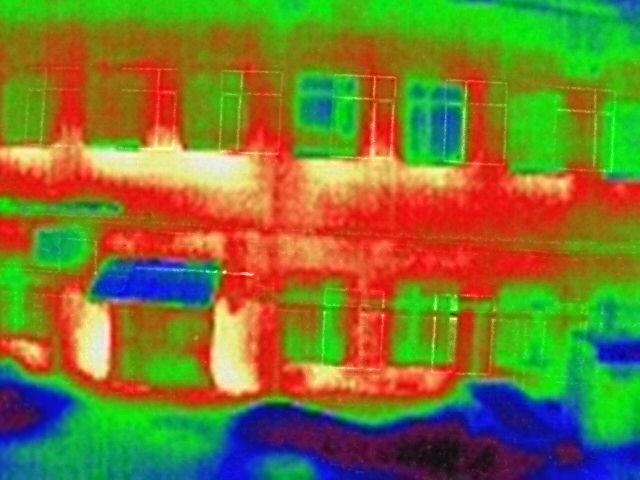
#> input picture 1.jpg, 640 x 480 px
$ python WarmthLoss.py
#> lines starting #> are read from the running program, lines starting #| are printed output that depends on the picture; after the words box and inside, x2 and y2 are one past the last pixel; in counts of white or black regions, pixels touching at a corner belong together
import cv2
import numpy as np
import matplotlib.pyplot as plt
from google.colab.patches import cv2_imshow

fig, ax = plt.subplots()
buff = np.zeros((480,1))
img = cv2.imread(str(1)+".jpg")
#> img is the input picture: shape (480, 640, 3); mean B, G, R 50.6, 119.3, 121.8
image = cv2.cvtColor(img, cv2.COLOR_BGR2RGB)
gray = cv2.cvtColor(image, cv2.COLOR_RGB2GRAY)
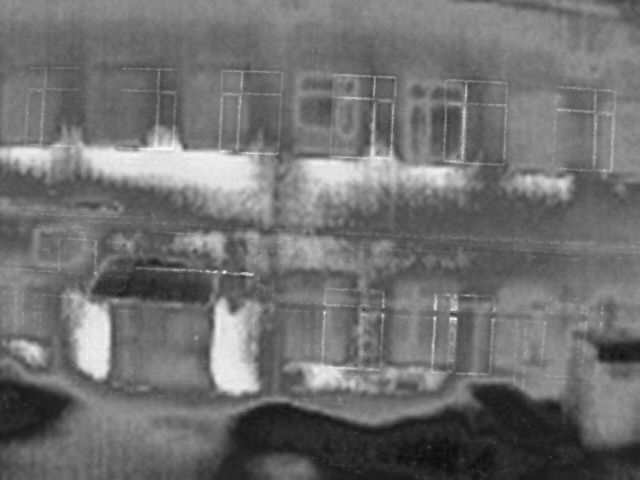
#> gray: shape (480, 640); min 11, max 247, mean 112.2
_,  img_bin = cv2.threshold(gray, 200, 255, cv2.THRESH_BINARY_INV)
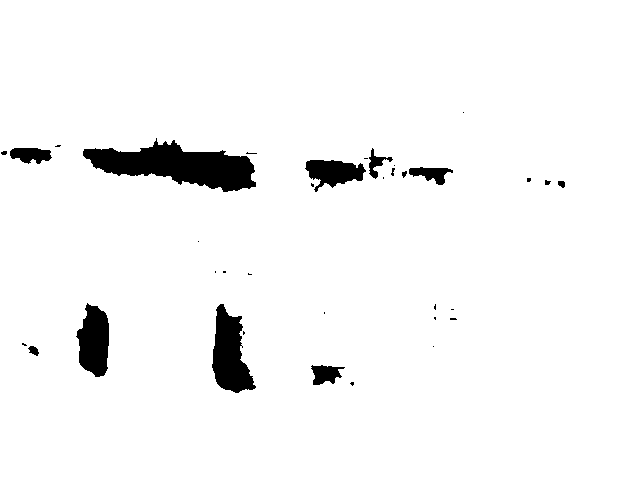
#> img_bin: shape (480, 640); 96.1% white; 35 black regions (22 under 20 px), largest, box (x1, y1, x2, y2) and area: (83, 138, 256, 192) 4901, (212, 304, 256, 393) 2314, (76, 303, 109, 377) 1764
buf = np.array(img_bin)
buff = np.concatenate((buff, buf[:,0:260]), axis = 1)
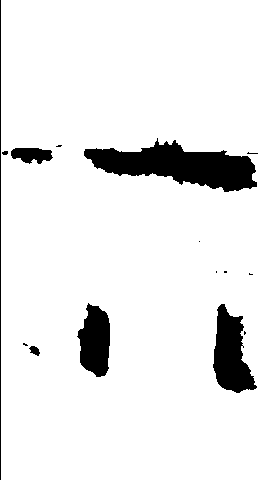
#> buff: shape (480, 261) float64; 92% white; 15 black regions (8 under 20 px), largest, box (x1, y1, x2, y2) and area: (84, 138, 257, 192) 4901, (213, 304, 257, 393) 2314, (77, 303, 110, 377) 1764
for i in range(2, 9):
#> (the run stopped early here; a loop or call above may not have finished)

$ run again, with 3.jpg copied over 1.jpg
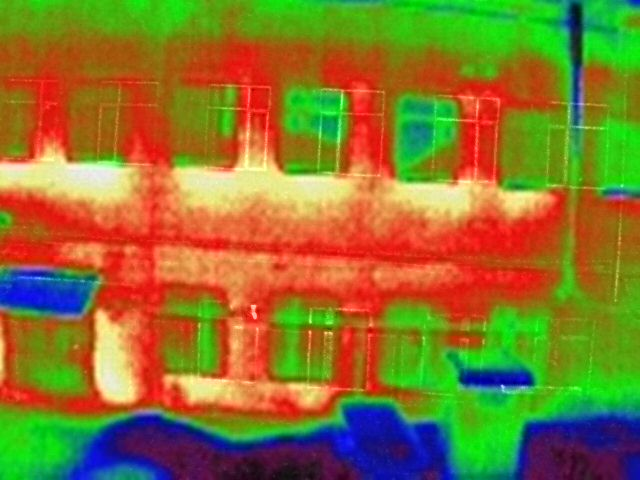
#> input picture 3.jpg, 640 x 480 px
#> img is the input picture: shape (480, 640, 3); mean B, G, R 46.9, 117.1, 137.4
#> `_,  img_bin = cv2.threshold(gray, 200, 255, cv2.THRESH_BINARY_INV)`:
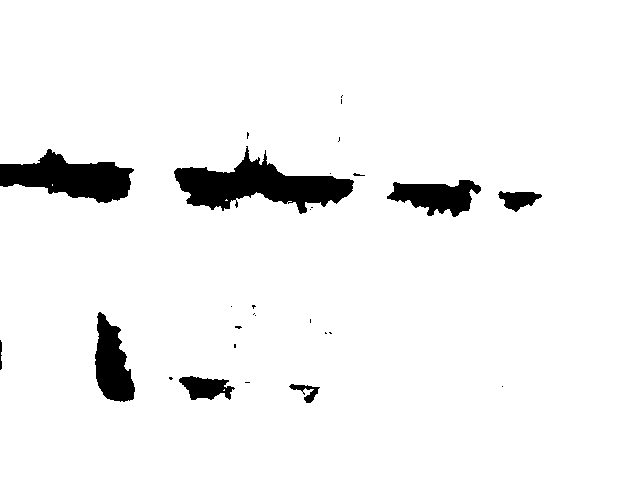
#> img_bin: shape (480, 640); 94.9% white; 28 black regions (19 under 20 px), largest, box (x1, y1, x2, y2) and area: (174, 146, 354, 214) 5464, (0, 149, 134, 203) 4063, (95, 312, 135, 402) 2256
#> `buff = np.concatenate((buff, buf[:,0:260]), axis = 1)`:
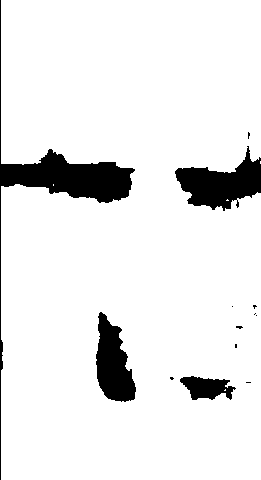
#> buff: shape (480, 261) float64; 91.5% white; 13 black regions (9 under 20 px), largest, box (x1, y1, x2, y2) and area: (0, 0, 135, 480) 4592, (175, 146, 261, 211) 2860, (96, 312, 136, 402) 2256, (180, 376, 236, 400) 853

$ run again, with 4.jpg copied over 1.jpg
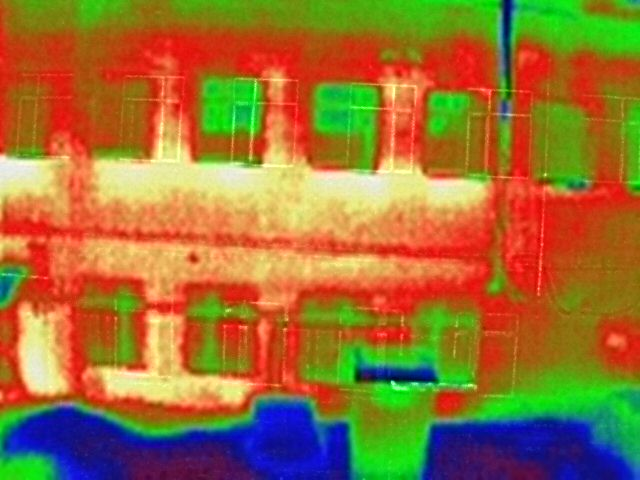
#> input picture 4.jpg, 640 x 480 px
#> img is the input picture: shape (480, 640, 3); mean B, G, R 53.1, 112.7, 155.1
#> `_,  img_bin = cv2.threshold(gray, 200, 255, cv2.THRESH_BINARY_INV)`:
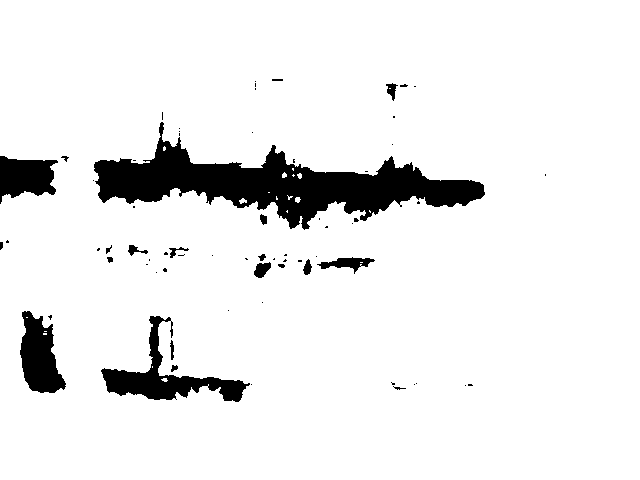
#> img_bin: shape (480, 640); 92.2% white; 68 black regions (47 under 20 px), largest, box (x1, y1, x2, y2) and area: (94, 122, 485, 230) 14941, (101, 316, 250, 402) 3310, (20, 311, 66, 393) 2361
#> `buff = np.concatenate((buff, buf[:,0:260]), axis = 1)`:
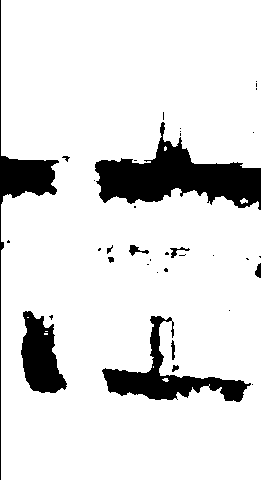
#> buff: shape (480, 261) float64; 88% white; 37 black regions (25 under 20 px), largest, box (x1, y1, x2, y2) and area: (95, 122, 261, 210) 6487, (102, 316, 251, 402) 3310, (0, 0, 59, 480) 2386

$ run again, with 5.jpg copied over 1.jpg
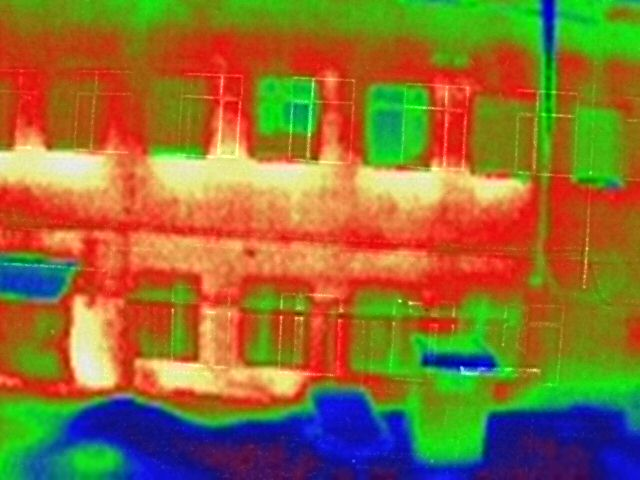
#> input picture 5.jpg, 640 x 480 px
#> img is the input picture: shape (480, 640, 3); mean B, G, R 52.9, 111.5, 143.7
#> `_,  img_bin = cv2.threshold(gray, 200, 255, cv2.THRESH_BINARY_INV)`:
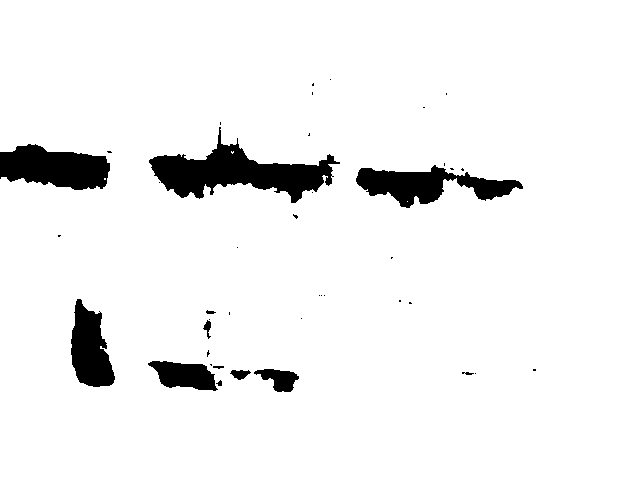
#> img_bin: shape (480, 640); 94.3% white; 41 black regions (29 under 20 px), largest, box (x1, y1, x2, y2) and area: (149, 127, 340, 203) 5706, (0, 144, 110, 190) 3594, (356, 165, 523, 208) 3400
#> `buff = np.concatenate((buff, buf[:,0:260]), axis = 1)`:
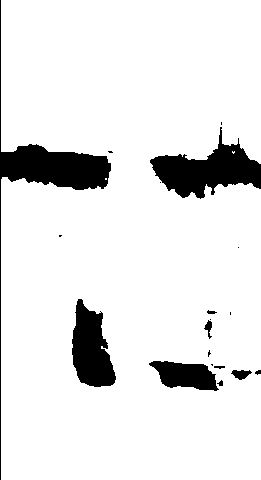
#> buff: shape (480, 261) float64; 90.4% white; 19 black regions (9 under 20 px), largest, box (x1, y1, x2, y2) and area: (0, 0, 111, 480) 4074, (150, 127, 261, 199) 3696, (72, 299, 116, 387) 2529
